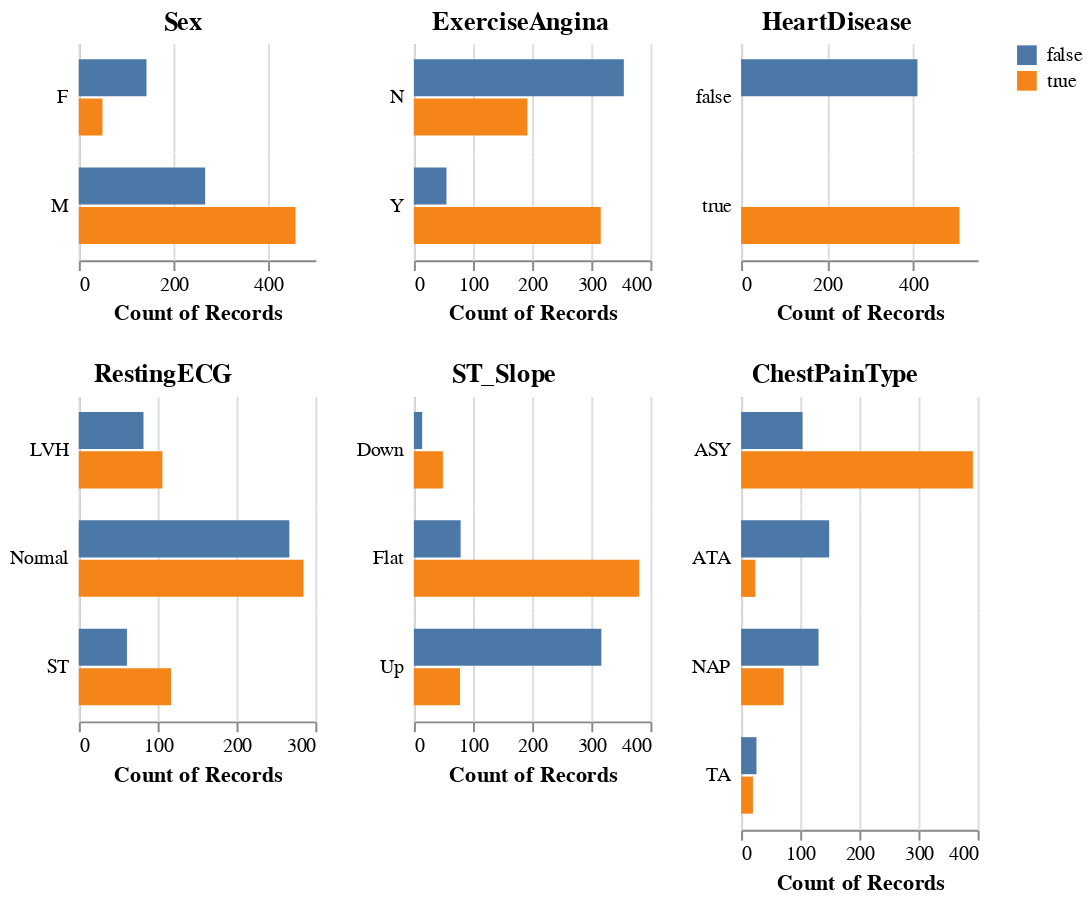

The notebook cell this image was saved under:
### Markdown cell above
_Figure 1. Comparison of numerical predictors, coloured by heart disease status._

### Code cell
aly.dist(df.assign(HeartDisease=lambda df: df['HeartDisease'].astype(object)), 
         dtype='object', color='HeartDisease')

### Figure 1 — Vega specification as saved in the notebook (floating-point values rounded to 4 significant figures)
{"$schema": "https://vega.github.io/schema/vega/v5.json", "data": [{"name": "source_0", "values": [{"HeartDisease": true, "Sex": "M", "__count": 458}, {"HeartDisease": false, "Sex": "M", "__count": 267}, {"HeartDisease": true, "Sex": "F", "__count": 50}, {"HeartDisease": false, "Sex": "F", "__count": 143}]}, {"name": "concat_0_concat_0_row_domain", "values": [{"Sex": "M", "count": 2}, {"Sex": "F", "count": 2}]}, {"name": "source_1", "values": [{"HeartDisease": false, "ExerciseAngina": "N", "__count": 355}, {"HeartDisease": true, "ExerciseAngina": "Y", "__count": 316}, {"HeartDisease": true, "ExerciseAngina": "N", "__count": 192}, {"HeartDisease": false, "ExerciseAngina": "Y", "__count": 55}]}, {"name": "concat_1_concat_0_row_domain", "values": [{"ExerciseAngina": "N", "count": 2}, {"ExerciseAngina": "Y", "count": 2}]}, {"name": "source_2", "values": [{"HeartDisease": false, "__count": 410}, {"HeartDisease": true, "__count": 508}]}, {"name": "concat_2_concat_0_row_domain", "values": [{"HeartDisease": false, "count": 1}, {"HeartDisease": true, "count": 1}]}, {"name": "source_3", "values": [{"HeartDisease": false, "RestingECG": "Normal", "__count": 267}, {"HeartDisease": true, "RestingECG": "ST", "__count": 117}, {"HeartDisease": false, "RestingECG": "ST", "__count": 61}, {"HeartDisease": false, "RestingECG": "LVH", "__count": 82}, {"HeartDisease": true, "RestingECG": "Normal", "__count": 285}, {"HeartDisease": true, "RestingECG": "LVH", "__count": 106}]}, {"name": "concat_3_concat_0_row_domain", "values": [{"RestingECG": "Normal", "count": 2}, {"RestingECG": "ST", "count": 2}, {"RestingECG": "LVH", "count": 2}]}, {"name": "source_4", "values": [{"HeartDisease": false, "ST_Slope": "Up", "__count": 317}, {"HeartDisease": true, "ST_Slope": "Up", "__count": 78}, {"HeartDisease": true, "ST_Slope": "Flat", "__count": 381}, {"HeartDisease": false, "ST_Slope": "Flat", "__count": 79}, {"HeartDisease": true, "ST_Slope": "Down", "__count": 49}, {"HeartDisease": false, "ST_Slope": "Down", "__count": 14}]}, {"name": "concat_4_concat_0_row_domain", "values": [{"ST_Slope": "Up", "count": 2}, {"ST_Slope": "Flat", "count": 2}, {"ST_Slope": "Down", "count": 2}]}, {"name": "source_5", "values": [{"HeartDisease": false, "ChestPainType": "TA", "__count": 26}, {"HeartDisease": false, "ChestPainType": "ATA", "__count": 149}, {"HeartDisease": true, "ChestPainType": "ASY", "__count": 392}, {"HeartDisease": true, "ChestPainType": "NAP", "__count": 72}, {"HeartDisease": false, "ChestPainType": "NAP", "__count": 131}, {"HeartDisease": false, "ChestPainType": "ASY", "__count": 104}, {"HeartDisease": true, "ChestPainType": "ATA", "__count": 24}, {"HeartDisease": true, "ChestPainType": "TA", "__count": 20}]}, {"name": "concat_5_concat_0_row_domain", "values": [{"ChestPainType": "TA", "count": 2}, {"ChestPainType": "ATA", "count": 2}, {"ChestPainType": "ASY", "count": 2}, {"ChestPainType": "NAP", "count": 2}]}, {"name": "source_0_color_domain_HeartDisease_0", "values": [{"HeartDisease": true}, {"HeartDisease": false}]}, {"name": "source_1_color_domain_HeartDisease_1", "values": [{"HeartDisease": false}, {"HeartDisease": true}]}, {"name": "source_2_color_domain_HeartDisease_2", "values": [{"HeartDisease": false}, {"HeartDisease": true}]}, {"name": "source_3_color_domain_HeartDisease_3", "values": [{"HeartDisease": false}, {"HeartDisease": true}]}, {"name": "source_4_color_domain_HeartDisease_4", "values": [{"HeartDisease": false}, {"HeartDisease": true}]}, {"name": "source_5_color_domain_HeartDisease_5", "values": [{"HeartDisease": false}, {"HeartDisease": true}]}, {"name": "source_0_concat_0_concat_0_x_domain___count", "values": [{"min": 50, "max": 458}]}, {"name": "source_0_concat_0_concat_0_y_domain_HeartDisease", "values": [{"HeartDisease": true}, {"HeartDisease": false}]}, {"name": "source_1_concat_1_concat_0_x_domain___count", "values": [{"min": 55, "max": 355}]}, {"name": "source_1_concat_1_concat_0_y_domain_HeartDisease", "values": [{"HeartDisease": false}, {"HeartDisease": true}]}, {"name": "source_2_concat_2_concat_0_x_domain___count", "values": [{"min": 410, "max": 508}]}, {"name": "source_2_concat_2_concat_0_y_domain_HeartDisease", "values": [{"HeartDisease": false}, {"HeartDisease": true}]}, {"name": "source_3_concat_3_concat_0_x_domain___count", "values": [{"min": 61, "max": 285}]}, {"name": "source_3_concat_3_concat_0_y_domain_HeartDisease", "values": [{"HeartDisease": false}, {"HeartDisease": true}]}, {"name": "source_4_concat_4_concat_0_x_domain___count", "values": [{"min": 14, "max": 381}]}, {"name": "source_4_concat_4_concat_0_y_domain_HeartDisease", "values": [{"HeartDisease": false}, {"HeartDisease": true}]}, {"name": "source_5_concat_5_concat_0_x_domain___count", "values": [{"min": 20, "max": 392}]}, {"name": "source_5_concat_5_concat_0_y_domain_HeartDisease", "values": [{"HeartDisease": false}, {"HeartDisease": true}]}], "signals": [{"name": "concat_0_concat_0_child_width", "value": 120}, {"name": "concat_0_concat_0_y_step", "value": 20}, {"name": "concat_0_concat_0_child_height", "update": "bandspace(domain('concat_0_concat_0_y').length, 0.06, 0.4) * concat_0_concat_0_y_step"}, {"name": "concat_1_concat_0_child_width", "value": 120}, {"name": "concat_1_concat_0_y_step", "value": 20}, {"name": "concat_1_concat_0_child_height", "update": "bandspace(domain('concat_1_concat_0_y').length, 0.06, 0.4) * concat_1_concat_0_y_step"}, {"name": "concat_2_concat_0_child_width", "value": 120}, {"name": "concat_2_concat_0_y_step", "value": 20}, {"name": "concat_2_concat_0_child_height", "update": "bandspace(domain('concat_2_concat_0_y').length, 0.06, 0.4) * concat_2_concat_0_y_step"}, {"name": "concat_3_concat_0_child_width", "value": 120}, {"name": "concat_3_concat_0_y_step", "value": 20}, {"name": "concat_3_concat_0_child_height", "update": "bandspace(domain('concat_3_concat_0_y').length, 0.06, 0.4) * concat_3_concat_0_y_step"}, {"name": "concat_4_concat_0_child_width", "value": 120}, {"name": "concat_4_concat_0_y_step", "value": 20}, {"name": "concat_4_concat_0_child_height", "update": "bandspace(domain('concat_4_concat_0_y').length, 0.06, 0.4) * concat_4_concat_0_y_step"}, {"name": "concat_5_concat_0_child_width", "value": 120}, {"name": "concat_5_concat_0_y_step", "value": 20}, {"name": "concat_5_concat_0_child_height", "update": "bandspace(domain('concat_5_concat_0_y').length, 0.06, 0.4) * concat_5_concat_0_y_step"}], "marks": [{"type": "group", "name": "concat_0_group", "marks": [{"type": "group", "name": "concat_0_concat_0_group", "marks": [{"type": "group", "name": "concat_0_concat_0_row_header", "from": {"data": "concat_0_concat_0_row_domain"}, "sort": {"field": "datum[\"Sex\"]", "order": "ascending"}, "encode": {"update": {"height": {"signal": "concat_0_concat_0_child_height"}}}, "axes": [{"scale": "concat_0_concat_0_y", "orient": "left", "zindex": 0, "domain": true, "ticks": false, "labels": false, "grid": false}], "title": {"text": {"signal": "isValid(parent[\"Sex\"]) ? parent[\"Sex\"] : \"\"+parent[\"Sex\"]"}, "offset": 5, "style": "guide-label", "baseline": "middle", "align": "left", "orient": "left", "frame": "group", "angle": 0}, "role": "row-header"}, {"type": "group", "name": "concat_0_concat_0_column_footer", "encode": {"update": {"width": {"signal": "concat_0_concat_0_child_width"}}}, "axes": [{"scale": "concat_0_concat_0_x", "labelOverlap": true, "zindex": 0, "title": "Count of Records", "tickCount": {"signal": "ceil(concat_0_concat_0_child_width/40)"}, "grid": false, "labelFlush": true, "orient": "bottom"}], "role": "column-footer"}, {"type": "group", "name": "concat_0_concat_0_cell", "from": {"facet": {"data": "source_0", "name": "concat_0_concat_0_facet", "groupby": ["Sex"]}}, "sort": {"field": ["datum[\"Sex\"]"], "order": ["ascending"]}, "encode": {"update": {"width": {"signal": "concat_0_concat_0_child_width"}, "height": {"signal": "concat_0_concat_0_child_height"}}}, "marks": [{"type": "rect", "name": "concat_0_concat_0_child_marks", "from": {"data": "concat_0_concat_0_facet"}, "encode": {"update": {"x2": {"value": 0, "scale": "concat_0_concat_0_x"}, "x": {"field": "__count", "scale": "concat_0_concat_0_x"}, "y": {"field": "HeartDisease", "scale": "concat_0_concat_0_y"}, "height": {"signal": "max(0.25, bandwidth('concat_0_concat_0_y'))"}, "fill": {"field": "HeartDisease", "scale": "color"}}}, "style": ["bar"]}], "axes": [{"scale": "concat_0_concat_0_x", "tickCount": {"signal": "ceil(concat_0_concat_0_child_width/40)"}, "maxExtent": 0, "minExtent": 0, "gridScale": "concat_0_concat_0_y", "aria": false, "ticks": false, "zindex": 0, "orient": "bottom", "grid": true, "labels": false, "domain": false}], "style": "cell"}], "layout": {"padding": 0, "columns": 1, "bounds": "full", "align": "all"}}], "title": {"text": "Sex", "anchor": "middle"}, "layout": {"padding": 20, "columns": 1, "bounds": "full", "align": "each"}}, {"type": "group", "name": "concat_1_group", "marks": [{"type": "group", "name": "concat_1_concat_0_group", "marks": [{"type": "group", "name": "concat_1_concat_0_row_header", "from": {"data": "concat_1_concat_0_row_domain"}, "sort": {"field": "datum[\"ExerciseAngina\"]", "order": "ascending"}, "encode": {"update": {"height": {"signal": "concat_1_concat_0_child_height"}}}, "axes": [{"scale": "concat_1_concat_0_y", "orient": "left", "grid": false, "domain": true, "labels": false, "ticks": false, "zindex": 0}], "title": {"text": {"signal": "isValid(parent[\"ExerciseAngina\"]) ? parent[\"ExerciseAngina\"] : \"\"+parent[\"ExerciseAngina\"]"}, "orient": "left", "angle": 0, "baseline": "middle", "offset": 5, "align": "left", "frame": "group", "style": "guide-label"}, "role": "row-header"}, {"type": "group", "name": "concat_1_concat_0_column_footer", "encode": {"update": {"width": {"signal": "concat_1_concat_0_child_width"}}}, "axes": [{"scale": "concat_1_concat_0_x", "labelFlush": true, "grid": false, "tickCount": {"signal": "ceil(concat_1_concat_0_child_width/40)"}, "orient": "bottom", "labelOverlap": true, "zindex": 0, "title": "Count of Records"}], "role": "column-footer"}, {"type": "group", "name": "concat_1_concat_0_cell", "from": {"facet": {"data": "source_1", "name": "concat_1_concat_0_facet", "groupby": ["ExerciseAngina"]}}, "sort": {"field": ["datum[\"ExerciseAngina\"]"], "order": ["ascending"]}, "encode": {"update": {"width": {"signal": "concat_1_concat_0_child_width"}, "height": {"signal": "concat_1_concat_0_child_height"}}}, "marks": [{"type": "rect", "name": "concat_1_concat_0_child_marks", "from": {"data": "concat_1_concat_0_facet"}, "encode": {"update": {"x": {"field": "__count", "scale": "concat_1_concat_0_x"}, "x2": {"value": 0, "scale": "concat_1_concat_0_x"}, "fill": {"field": "HeartDisease", "scale": "color"}, "y": {"field": "HeartDisease", "scale": "concat_1_concat_0_y"}, "height": {"signal": "max(0.25, bandwidth('concat_1_concat_0_y'))"}}}, "style": ["bar"]}], "axes": [{"scale": "concat_1_concat_0_x", "labels": false, "zindex": 0, "minExtent": 0, "tickCount": {"signal": "ceil(concat_1_concat_0_child_width/40)"}, "maxExtent": 0, "grid": true, "ticks": false, "orient": "bottom", "aria": false, "domain": false, "gridScale": "concat_1_concat_0_y"}], "style": "cell"}], "layout": {"padding": 0, "columns": 1, "bounds": "full", "align": "all"}}], "title": {"text": "ExerciseAngina", "anchor": "middle"}, "layout": {"padding": 20, "columns": 1, "bounds": "full", "align": "each"}}, {"type": "group", "name": "concat_2_group", "marks": [{"type": "group", "name": "concat_2_concat_0_group", "marks": [{"type": "group", "name": "concat_2_concat_0_row_header", "from": {"data": "concat_2_concat_0_row_domain"}, "sort": {"field": "datum[\"HeartDisease\"]", "order": "ascending"}, "encode": {"update": {"height": {"signal": "concat_2_concat_0_child_height"}}}, "axes": [{"scale": "concat_2_concat_0_y", "ticks": false, "orient": "left", "grid": false, "labels": false, "zindex": 0, "domain": true}], "title": {"text": {"signal": "isValid(parent[\"HeartDisease\"]) ? parent[\"HeartDisease\"] : \"\"+parent[\"HeartDisease\"]"}, "align": "left", "frame": "group", "style": "guide-label", "orient": "left", "baseline": "middle", "angle": 0, "offset": 5}, "role": "row-header"}, {"type": "group", "name": "concat_2_concat_0_column_footer", "encode": {"update": {"width": {"signal": "concat_2_concat_0_child_width"}}}, "axes": [{"scale": "concat_2_concat_0_x", "labelFlush": true, "labelOverlap": true, "tickCount": {"signal": "ceil(concat_2_concat_0_child_width/40)"}, "zindex": 0, "orient": "bottom", "title": "Count of Records", "grid": false}], "role": "column-footer"}, {"type": "group", "name": "concat_2_concat_0_cell", "from": {"facet": {"data": "source_2", "name": "concat_2_concat_0_facet", "groupby": ["HeartDisease"]}}, "sort": {"field": ["datum[\"HeartDisease\"]"], "order": ["ascending"]}, "encode": {"update": {"height": {"signal": "concat_2_concat_0_child_height"}, "width": {"signal": "concat_2_concat_0_child_width"}}}, "marks": [{"type": "rect", "name": "concat_2_concat_0_child_marks", "from": {"data": "concat_2_concat_0_facet"}, "encode": {"update": {"height": {"signal": "max(0.25, bandwidth('concat_2_concat_0_y'))"}, "fill": {"field": "HeartDisease", "scale": "color"}, "y": {"field": "HeartDisease", "scale": "concat_2_concat_0_y"}, "x": {"field": "__count", "scale": "concat_2_concat_0_x"}, "x2": {"value": 0, "scale": "concat_2_concat_0_x"}}}, "style": ["bar"]}], "axes": [{"scale": "concat_2_concat_0_x", "minExtent": 0, "gridScale": "concat_2_concat_0_y", "grid": true, "tickCount": {"signal": "ceil(concat_2_concat_0_child_width/40)"}, "zindex": 0, "maxExtent": 0, "aria": false, "ticks": false, "labels": false, "domain": false, "orient": "bottom"}], "style": "cell"}], "layout": {"padding": 0, "columns": 1, "bounds": "full", "align": "all"}}], "title": {"text": "HeartDisease", "anchor": "middle"}, "layout": {"padding": 20, "columns": 1, "bounds": "full", "align": "each"}}, {"type": "group", "name": "concat_3_group", "marks": [{"type": "group", "name": "concat_3_concat_0_group", "marks": [{"type": "group", "name": "concat_3_concat_0_row_header", "from": {"data": "concat_3_concat_0_row_domain"}, "sort": {"field": "datum[\"RestingECG\"]", "order": "ascending"}, "encode": {"update": {"height": {"signal": "concat_3_concat_0_child_height"}}}, "axes": [{"scale": "concat_3_concat_0_y", "domain": true, "ticks": false, "grid": false, "labels": false, "orient": "left", "zindex": 0}], "title": {"text": {"signal": "isValid(parent[\"RestingECG\"]) ? parent[\"RestingECG\"] : \"\"+parent[\"RestingECG\"]"}, "angle": 0, "offset": 5, "align": "left", "frame": "group", "orient": "left", "style": "guide-label", "baseline": "middle"}, "role": "row-header"}, {"type": "group", "name": "concat_3_concat_0_column_footer", "encode": {"update": {"width": {"signal": "concat_3_concat_0_child_width"}}}, "axes": [{"scale": "concat_3_concat_0_x", "labelOverlap": true, "tickCount": {"signal": "ceil(concat_3_concat_0_child_width/40)"}, "title": "Count of Records", "orient": "bottom", "zindex": 0, "labelFlush": true, "grid": false}], "role": "column-footer"}, {"type": "group", "name": "concat_3_concat_0_cell", "from": {"facet": {"data": "source_3", "name": "concat_3_concat_0_facet", "groupby": ["RestingECG"]}}, "sort": {"field": ["datum[\"RestingECG\"]"], "order": ["ascending"]}, "encode": {"update": {"width": {"signal": "concat_3_concat_0_child_width"}, "height": {"signal": "concat_3_concat_0_child_height"}}}, "marks": [{"type": "rect", "name": "concat_3_concat_0_child_marks", "from": {"data": "concat_3_concat_0_facet"}, "encode": {"update": {"x": {"field": "__count", "scale": "concat_3_concat_0_x"}, "height": {"signal": "max(0.25, bandwidth('concat_3_concat_0_y'))"}, "fill": {"field": "HeartDisease", "scale": "color"}, "x2": {"value": 0, "scale": "concat_3_concat_0_x"}, "y": {"field": "HeartDisease", "scale": "concat_3_concat_0_y"}}}, "style": ["bar"]}], "axes": [{"scale": "concat_3_concat_0_x", "orient": "bottom", "gridScale": "concat_3_concat_0_y", "domain": false, "aria": false, "grid": true, "minExtent": 0, "ticks": false, "zindex": 0, "tickCount": {"signal": "ceil(concat_3_concat_0_child_width/40)"}, "labels": false, "maxExtent": 0}], "style": "cell"}], "layout": {"padding": 0, "columns": 1, "bounds": "full", "align": "all"}}], "title": {"text": "RestingECG", "anchor": "middle"}, "layout": {"padding": 20, "columns": 1, "bounds": "full", "align": "each"}}, {"type": "group", "name": "concat_4_group", "marks": [{"type": "group", "name": "concat_4_concat_0_group", "marks": [{"type": "group", "name": "concat_4_concat_0_row_header", "from": {"data": "concat_4_concat_0_row_domain"}, "sort": {"field": "datum[\"ST_Slope\"]", "order": "ascending"}, "encode": {"update": {"height": {"signal": "concat_4_concat_0_child_height"}}}, "axes": [{"scale": "concat_4_concat_0_y", "grid": false, "zindex": 0, "orient": "left", "domain": true, "labels": false, "ticks": false}], "title": {"text": {"signal": "isValid(parent[\"ST_Slope\"]) ? parent[\"ST_Slope\"] : \"\"+parent[\"ST_Slope\"]"}, "baseline": "middle", "frame": "group", "style": "guide-label", "orient": "left", "align": "left", "angle": 0, "offset": 5}, "role": "row-header"}, {"type": "group", "name": "concat_4_concat_0_column_footer", "encode": {"update": {"width": {"signal": "concat_4_concat_0_child_width"}}}, "axes": [{"scale": "concat_4_concat_0_x", "title": "Count of Records", "tickCount": {"signal": "ceil(concat_4_concat_0_child_width/40)"}, "labelOverlap": true, "orient": "bottom", "labelFlush": true, "zindex": 0, "grid": false}], "role": "column-footer"}, {"type": "group", "name": "concat_4_concat_0_cell", "from": {"facet": {"data": "source_4", "name": "concat_4_concat_0_facet", "groupby": ["ST_Slope"]}}, "sort": {"field": ["datum[\"ST_Slope\"]"], "order": ["ascending"]}, "encode": {"update": {"height": {"signal": "concat_4_concat_0_child_height"}, "width": {"signal": "concat_4_concat_0_child_width"}}}, "marks": [{"type": "rect", "name": "concat_4_concat_0_child_marks", "from": {"data": "concat_4_concat_0_facet"}, "encode": {"update": {"x2": {"value": 0, "scale": "concat_4_concat_0_x"}, "height": {"signal": "max(0.25, bandwidth('concat_4_concat_0_y'))"}, "x": {"field": "__count", "scale": "concat_4_concat_0_x"}, "fill": {"field": "HeartDisease", "scale": "color"}, "y": {"field": "HeartDisease", "scale": "concat_4_concat_0_y"}}}, "style": ["bar"]}], "axes": [{"scale": "concat_4_concat_0_x", "minExtent": 0, "grid": true, "domain": false, "labels": false, "gridScale": "concat_4_concat_0_y", "maxExtent": 0, "ticks": false, "aria": false, "tickCount": {"signal": "ceil(concat_4_concat_0_child_width/40)"}, "orient": "bottom", "zindex": 0}], "style": "cell"}], "layout": {"padding": 0, "columns": 1, "bounds": "full", "align": "all"}}], "title": {"text": "ST_Slope", "anchor": "middle"}, "layout": {"padding": 20, "columns": 1, "bounds": "full", "align": "each"}}, {"type": "group", "name": "concat_5_group", "marks": [{"type": "group", "name": "concat_5_concat_0_group", "marks": [{"type": "group", "name": "concat_5_concat_0_row_header", "from": {"data": "concat_5_concat_0_row_domain"}, "sort": {"field": "datum[\"ChestPainType\"]", "order": "ascending"}, "encode": {"update": {"height": {"signal": "concat_5_concat_0_child_height"}}}, "axes": [{"scale": "concat_5_concat_0_y", "orient": "left", "labels": false, "zindex": 0, "ticks": false, "domain": true, "grid": false}], "title": {"text": {"signal": "isValid(parent[\"ChestPainType\"]) ? parent[\"ChestPainType\"] : \"\"+parent[\"ChestPainType\"]"}, "frame": "group", "baseline": "middle", "style": "guide-label", "offset": 5, "angle": 0, "orient": "left", "align": "left"}, "role": "row-header"}, {"type": "group", "name": "concat_5_concat_0_column_footer", "encode": {"update": {"width": {"signal": "concat_5_concat_0_child_width"}}}, "axes": [{"scale": "concat_5_concat_0_x", "zindex": 0, "title": "Count of Records", "grid": false, "labelFlush": true, "tickCount": {"signal": "ceil(concat_5_concat_0_child_width/40)"}, "labelOverlap": true, "orient": "bottom"}], "role": "column-footer"}, {"type": "group", "name": "concat_5_concat_0_cell", "from": {"facet": {"data": "source_5", "name": "concat_5_concat_0_facet", "groupby": ["ChestPainType"]}}, "sort": {"field": ["datum[\"ChestPainType\"]"], "order": ["ascending"]}, "encode": {"update": {"height": {"signal": "concat_5_concat_0_child_height"}, "width": {"signal": "concat_5_concat_0_child_width"}}}, "marks": [{"type": "rect", "name": "concat_5_concat_0_child_marks", "from": {"data": "concat_5_concat_0_facet"}, "encode": {"update": {"x2": {"value": 0, "scale": "concat_5_concat_0_x"}, "fill": {"field": "HeartDisease", "scale": "color"}, "x": {"field": "__count", "scale": "concat_5_concat_0_x"}, "y": {"field": "HeartDisease", "scale": "concat_5_concat_0_y"}, "height": {"signal": "max(0.25, bandwidth('concat_5_concat_0_y'))"}}}, "style": ["bar"]}], "axes": [{"scale": "concat_5_concat_0_x", "labels": false, "aria": false, "maxExtent": 0, "zindex": 0, "gridScale": "concat_5_concat_0_y", "grid": true, "tickCount": {"signal": "ceil(concat_5_concat_0_child_width/40)"}, "orient": "bottom", "domain": false, "ticks": false, "minExtent": 0}], "style": "cell"}], "layout": {"padding": 0, "columns": 1, "bounds": "full", "align": "all"}}], "title": {"text": "ChestPainType", "anchor": "middle"}, "layout": {"padding": 20, "columns": 1, "bounds": "full", "align": "each"}}], "scales": [{"name": "color", "type": "ordinal", "domain": {"fields": [{"data": "source_0_color_domain_HeartDisease_0", "field": "HeartDisease"}, {"data": "source_1_color_domain_HeartDisease_1", "field": "HeartDisease"}, {"data": "source_2_color_domain_HeartDisease_2", "field": "HeartDisease"}, {"data": "source_3_color_domain_HeartDisease_3", "field": "HeartDisease"}, {"data": "source_4_color_domain_HeartDisease_4", "field": "HeartDisease"}, {"data": "source_5_color_domain_HeartDisease_5", "field": "HeartDisease"}], "sort": true}, "range": "category"}, {"name": "concat_0_concat_0_x", "type": "linear", "domain": [{"signal": "(data(\"source_0_concat_0_concat_0_x_domain___count\")[0] || {}).min"}, {"signal": "(data(\"source_0_concat_0_concat_0_x_domain___count\")[0] || {}).max"}], "range": [0, {"signal": "concat_0_concat_0_child_width"}], "zero": true, "nice": true}, {"name": "concat_0_concat_0_y", "type": "band", "domain": {"data": "source_0_concat_0_concat_0_y_domain_HeartDisease", "field": "HeartDisease", "sort": true}, "range": {"step": {"signal": "concat_0_concat_0_y_step"}}, "paddingInner": 0.06, "paddingOuter": 0.4}, {"name": "concat_1_concat_0_x", "type": "linear", "domain": [{"signal": "(data(\"source_1_concat_1_concat_0_x_domain___count\")[0] || {}).min"}, {"signal": "(data(\"source_1_concat_1_concat_0_x_domain___count\")[0] || {}).max"}], "range": [0, {"signal": "concat_1_concat_0_child_width"}], "zero": true, "nice": true}, {"name": "concat_1_concat_0_y", "type": "band", "domain": {"data": "source_1_concat_1_concat_0_y_domain_HeartDisease", "field": "HeartDisease", "sort": true}, "range": {"step": {"signal": "concat_1_concat_0_y_step"}}, "paddingOuter": 0.4, "paddingInner": 0.06}, {"name": "concat_2_concat_0_x", "type": "linear", "domain": [{"signal": "(data(\"source_2_concat_2_concat_0_x_domain___count\")[0] || {}).min"}, {"signal": "(data(\"source_2_concat_2_concat_0_x_domain___count\")[0] || {}).max"}], "range": [0, {"signal": "concat_2_concat_0_child_width"}], "nice": true, "zero": true}, {"name": "concat_2_concat_0_y", "type": "band", "domain": {"data": "source_2_concat_2_concat_0_y_domain_HeartDisease", "field": "HeartDisease", "sort": true}, "range": {"step": {"signal": "concat_2_concat_0_y_step"}}, "paddingInner": 0.06, "paddingOuter": 0.4}, {"name": "concat_3_concat_0_x", "type": "linear", "domain": [{"signal": "(data(\"source_3_concat_3_concat_0_x_domain___count\")[0] || {}).min"}, {"signal": "(data(\"source_3_concat_3_concat_0_x_domain___count\")[0] || {}).max"}], "range": [0, {"signal": "concat_3_concat_0_child_width"}], "zero": true, "nice": true}, {"name": "concat_3_concat_0_y", "type": "band", "domain": {"data": "source_3_concat_3_concat_0_y_domain_HeartDisease", "field": "HeartDisease", "sort": true}, "range": {"step": {"signal": "concat_3_concat_0_y_step"}}, "paddingInner": 0.06, "paddingOuter": 0.4}, {"name": "concat_4_concat_0_x", "type": "linear", "domain": [{"signal": "(data(\"source_4_concat_4_concat_0_x_domain___count\")[0] || {}).min"}, {"signal": "(data(\"source_4_concat_4_concat_0_x_domain___count\")[0] || {}).max"}], "range": [0, {"signal": "concat_4_concat_0_child_width"}], "nice": true, "zero": true}, {"name": "concat_4_concat_0_y", "type": "band", "domain": {"data": "source_4_concat_4_concat_0_y_domain_HeartDisease", "field": "HeartDisease", "sort": true}, "range": {"step": {"signal": "concat_4_concat_0_y_step"}}, "paddingOuter": 0.4, "paddingInner": 0.06}, {"name": "concat_5_concat_0_x", "type": "linear", "domain": [{"signal": "(data(\"source_5_concat_5_concat_0_x_domain___count\")[0] || {}).min"}, {"signal": "(data(\"source_5_concat_5_concat_0_x_domain___count\")[0] || {}).max"}], "range": [0, {"signal": "concat_5_concat_0_child_width"}], "nice": true, "zero": true}, {"name": "concat_5_concat_0_y", "type": "band", "domain": {"data": "source_5_concat_5_concat_0_y_domain_HeartDisease", "field": "HeartDisease", "sort": true}, "range": {"step": {"signal": "concat_5_concat_0_y_step"}}, "paddingInner": 0.06, "paddingOuter": 0.4}], "config": {"style": {"cell": {"stroke": null}}}, "padding": 5, "layout": {"padding": 20, "columns": 3, "bounds": "full", "align": "each"}, "background": "white", "legends": [{"fill": "color", "symbolType": "square"}]}
